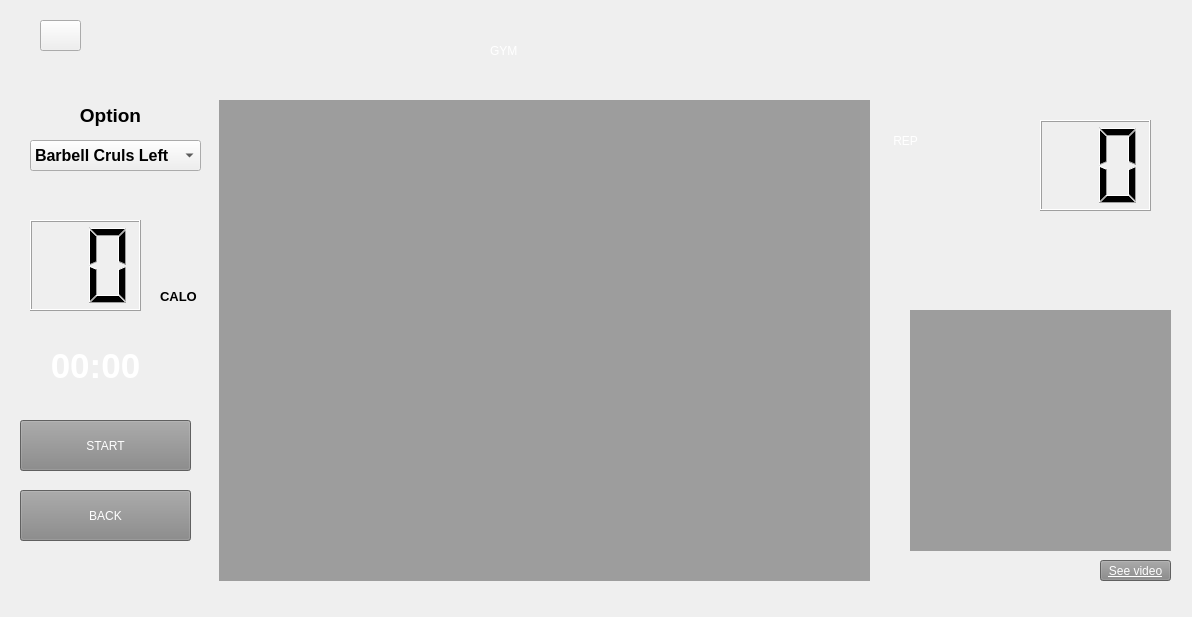
<?xml version="1.0" encoding="UTF-8"?>
<ui version="4.0">
 <class>MainWindow</class>
 <widget class="QMainWindow" name="MainWindow">
  <property name="geometry">
   <rect>
    <x>0</x>
    <y>0</y>
    <width>1192</width>
    <height>617</height>
   </rect>
  </property>
  <property name="windowTitle">
   <string>MainWindow</string>
  </property>
  <property name="styleSheet">
   <string notr="true"/>
  </property>
  <widget class="QWidget" name="centralwidget">
   <widget class="QLabel" name="label">
    <property name="geometry">
     <rect>
      <x>490</x>
      <y>10</y>
      <width>151</width>
      <height>81</height>
     </rect>
    </property>
    <property name="styleSheet">
     <string notr="true">border-color: rgb(255, 170, 0);
font: 75 48pt &quot;Calibri&quot;;
color: rgb(255, 255, 255);
font:50pt &quot;MS Shell Dlg 2&quot;;</string>
    </property>
    <property name="text">
     <string>GYM</string>
    </property>
   </widget>
   <widget class="QLabel" name="view">
    <property name="geometry">
     <rect>
      <x>219</x>
      <y>100</y>
      <width>651</width>
      <height>481</height>
     </rect>
    </property>
    <property name="styleSheet">
     <string notr="true">background-color: rgb(157, 157, 157);</string>
    </property>
    <property name="text">
     <string/>
    </property>
   </widget>
   <widget class="QPushButton" name="back">
    <property name="geometry">
     <rect>
      <x>20</x>
      <y>490</y>
      <width>171</width>
      <height>51</height>
     </rect>
    </property>
    <property name="styleSheet">
     <string notr="true">background-color: rgb(135, 135, 135);
color: rgb(255, 255, 255);
font: 15pt &quot;MS Shell Dlg 2&quot;;</string>
    </property>
    <property name="text">
     <string>BACK</string>
    </property>
   </widget>
   <widget class="QLabel" name="information">
    <property name="geometry">
     <rect>
      <x>910</x>
      <y>310</y>
      <width>261</width>
      <height>241</height>
     </rect>
    </property>
    <property name="styleSheet">
     <string notr="true">background-color: rgb(157, 157, 157);</string>
    </property>
    <property name="text">
     <string/>
    </property>
    <property name="pixmap">
     <pixmap>:/MENU/gym_gif.gif</pixmap>
    </property>
   </widget>
   <widget class="QLCDNumber" name="lcdNumber">
    <property name="geometry">
     <rect>
      <x>1040</x>
      <y>120</y>
      <width>111</width>
      <height>91</height>
     </rect>
    </property>
    <property name="digitCount">
     <number>2</number>
    </property>
   </widget>
   <widget class="QLabel" name="label_2">
    <property name="geometry">
     <rect>
      <x>890</x>
      <y>110</y>
      <width>121</width>
      <height>61</height>
     </rect>
    </property>
    <property name="styleSheet">
     <string notr="true">border-color: rgb(255, 170, 0);
font: 45 48pt &quot;Calibri&quot;;
color: rgb(255, 255, 255);
font:30pt &quot;MS Shell Dlg 2&quot;;</string>
    </property>
    <property name="text">
     <string> REP</string>
    </property>
   </widget>
   <widget class="QPushButton" name="SeeVideo">
    <property name="geometry">
     <rect>
      <x>1100</x>
      <y>560</y>
      <width>71</width>
      <height>21</height>
     </rect>
    </property>
    <property name="font">
     <font>
      <family>MS Shell Dlg 2</family>
      <pointsize>9</pointsize>
      <weight>50</weight>
      <italic>false</italic>
      <bold>false</bold>
      <underline>true</underline>
     </font>
    </property>
    <property name="styleSheet">
     <string notr="true">background-color: rgb(135, 135, 135);
text-decoration: underline;
font: 8pt &quot;MS Shell Dlg 2&quot;;
color: rgb(255, 255, 255);
font: 9pt &quot;MS Shell Dlg 2&quot;;</string>
    </property>
    <property name="text">
     <string>See video</string>
    </property>
   </widget>
   <widget class="QPushButton" name="Start">
    <property name="geometry">
     <rect>
      <x>20</x>
      <y>420</y>
      <width>171</width>
      <height>51</height>
     </rect>
    </property>
    <property name="styleSheet">
     <string notr="true">background-color: rgb(135, 135, 135);
color: rgb(255, 255, 255);
font: 15pt &quot;MS Shell Dlg 2&quot;;</string>
    </property>
    <property name="text">
     <string>START</string>
    </property>
   </widget>
   <widget class="QLabel" name="label_3">
    <property name="geometry">
     <rect>
      <x>30</x>
      <y>100</y>
      <width>161</width>
      <height>31</height>
     </rect>
    </property>
    <property name="font">
     <font>
      <family>Arial</family>
      <pointsize>14</pointsize>
      <weight>75</weight>
      <bold>true</bold>
     </font>
    </property>
    <property name="text">
     <string>Option</string>
    </property>
    <property name="alignment">
     <set>Qt::AlignCenter</set>
    </property>
   </widget>
   <widget class="QComboBox" name="comboBox">
    <property name="geometry">
     <rect>
      <x>30</x>
      <y>140</y>
      <width>171</width>
      <height>31</height>
     </rect>
    </property>
    <property name="font">
     <font>
      <pointsize>12</pointsize>
      <weight>75</weight>
      <bold>true</bold>
     </font>
    </property>
    <property name="inputMethodHints">
     <set>Qt::ImhUrlCharactersOnly</set>
    </property>
    <property name="editable">
     <bool>false</bool>
    </property>
    <item>
     <property name="text">
      <string>Barbell Cruls Left</string>
     </property>
    </item>
    <item>
     <property name="text">
      <string>Push Up</string>
     </property>
    </item>
    <item>
     <property name="text">
      <string>Barbell Cruls Right</string>
     </property>
    </item>
    <item>
     <property name="text">
      <string>Dumbbell flyes</string>
     </property>
    </item>
    <item>
     <property name="text">
      <string>Dumbbell_shoulder</string>
     </property>
    </item>
    <item>
     <property name="text">
      <string>Swat</string>
     </property>
    </item>
    <item>
     <property name="text">
      <string>Skull Crusher Left</string>
     </property>
    </item>
    <item>
     <property name="text">
      <string>Skull Crusher Right</string>
     </property>
    </item>
    <item>
     <property name="text">
      <string>Crunch</string>
     </property>
    </item>
    <item>
     <property name="text">
      <string>Leg raise</string>
     </property>
    </item>
   </widget>
   <widget class="QPushButton" name="mute_2">
    <property name="geometry">
     <rect>
      <x>40</x>
      <y>20</y>
      <width>41</width>
      <height>31</height>
     </rect>
    </property>
    <property name="styleSheet">
     <string notr="true">border-image : url(:/MENU/unmute.png);</string>
    </property>
    <property name="text">
     <string/>
    </property>
   </widget>
   <widget class="QLabel" name="timeLabel">
    <property name="geometry">
     <rect>
      <x>40</x>
      <y>350</y>
      <width>111</width>
      <height>31</height>
     </rect>
    </property>
    <property name="font">
     <font>
      <pointsize>26</pointsize>
      <weight>75</weight>
      <bold>true</bold>
     </font>
    </property>
    <property name="styleSheet">
     <string notr="true">color : rgb(255, 255, 255);</string>
    </property>
    <property name="text">
     <string>00:00</string>
    </property>
    <property name="alignment">
     <set>Qt::AlignCenter</set>
    </property>
   </widget>
   <widget class="QLabel" name="label_5">
    <property name="geometry">
     <rect>
      <x>0</x>
      <y>0</y>
      <width>1192</width>
      <height>617</height>
     </rect>
    </property>
    <property name="styleSheet">
     <string notr="true">background-image: url(:/MENU/WAllPaper.jpg);</string>
    </property>
    <property name="text">
     <string/>
    </property>
   </widget>
   <widget class="QLabel" name="label_4">
    <property name="geometry">
     <rect>
      <x>160</x>
      <y>290</y>
      <width>47</width>
      <height>13</height>
     </rect>
    </property>
    <property name="font">
     <font>
      <pointsize>10</pointsize>
      <weight>75</weight>
      <bold>true</bold>
     </font>
    </property>
    <property name="text">
     <string>CALO</string>
    </property>
   </widget>
   <widget class="QLCDNumber" name="lcdNumber_2">
    <property name="geometry">
     <rect>
      <x>30</x>
      <y>220</y>
      <width>111</width>
      <height>91</height>
     </rect>
    </property>
    <property name="digitCount">
     <number>2</number>
    </property>
   </widget>
   <zorder>label_5</zorder>
   <zorder>mute_2</zorder>
   <zorder>label</zorder>
   <zorder>view</zorder>
   <zorder>back</zorder>
   <zorder>information</zorder>
   <zorder>lcdNumber</zorder>
   <zorder>label_2</zorder>
   <zorder>SeeVideo</zorder>
   <zorder>Start</zorder>
   <zorder>label_3</zorder>
   <zorder>comboBox</zorder>
   <zorder>timeLabel</zorder>
   <zorder>label_4</zorder>
   <zorder>lcdNumber_2</zorder>
  </widget>
 </widget>
 <resources>
  <include location="MENU.qrc"/>
 </resources>
 <connections/>
</ui>
